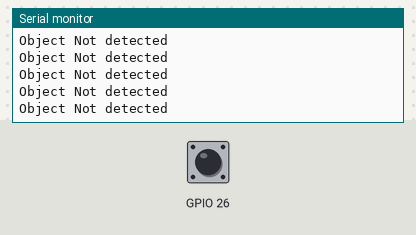
Recording of a sketch running on a simulated ESP32. Shown: the last lines printed to the serial monitor. The test bench sets the inputs (shaded band); at power-on: GPIO 26 HIGH.

Above: at 1.2 s.
1.3 s: GPIO 26 driven LOW
At 2.3 s:
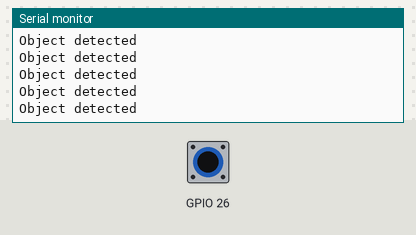
3.2 s: GPIO 26 driven HIGH
At 4.1 s:
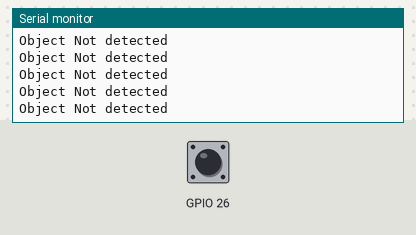
6.2 s: GPIO 26 pulsed LOW 2 times (0.12 s each, 0.3 s apart)
9.8 s: GPIO 26 driven LOW
At 10.5 s:
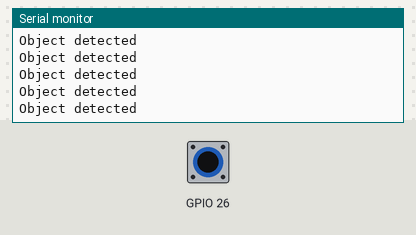
12.8 s: GPIO 26 driven HIGH
At 13.8 s:
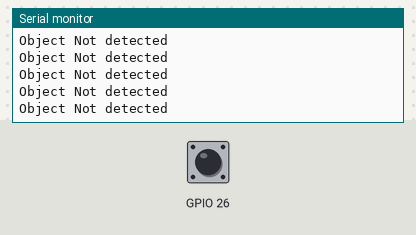
15.8 s: GPIO 26 driven LOW
At 16.8 s:
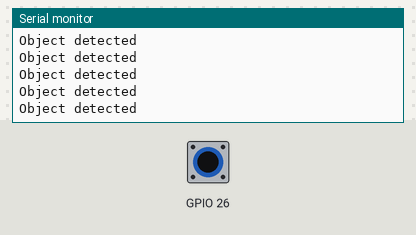

The sketch:

_01_IR_Sensor.ino
```cpp
bool irvalue;
void setup() {
  // put your setup code here, to run once:
Serial.begin(9600);
}
void loop() {
irvalue=digitalRead(26);
if(irvalue==0){
  Serial.println("Object detected");
  digitalWrite(2,HIGH);
}
else{
  Serial.println("Object Not detected");
  digitalWrite(2,LOW);
}
}
```

Measured:
- after the input at 1.3 s, the serial monitor: prints a new line at once (image 1)
- after the input at 9.8 s, the serial monitor: prints a new line at once (image 3)
- after the input at 12.8 s, the serial monitor: prints a new line at once (image 4)
- after the input at 15.8 s, the serial monitor: prints a new line at once (image 5)
